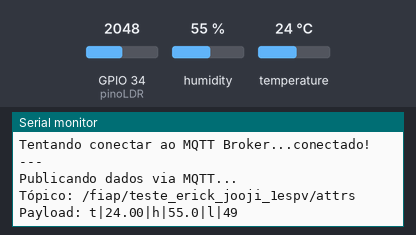
Bench run of a sketch on a simulated ESP32. Parts: the last lines printed to the serial monitor. Inputs (shaded band) come from the test bench; at power-on: humidity 55 %, GPIO 34 (pinoLDR) = 2048, temperature 24 °C. WiFi joins after 1.5 s; servers stay silent unless stated; no MQTT or app messages arrive unless stated.

Above: at 2.7 s.
2.8 s: humidity set to 22 %
At 7.5 s:
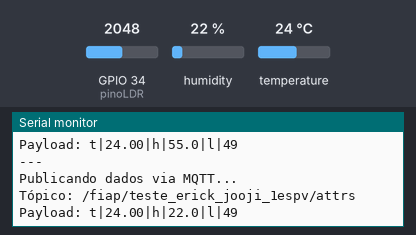
8.8 s: GPIO 34 (pinoLDR) set to 2866
At 12.3 s:
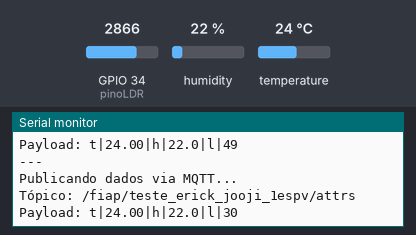
14.8 s: temperature set to 12 °C
At 18.3 s:
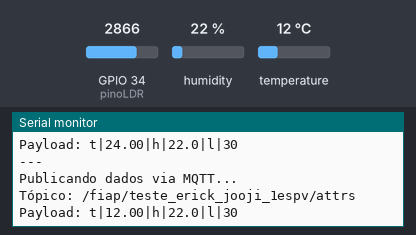
20.8 s: GPIO 34 (pinoLDR) set to 3603
At 23.1 s:
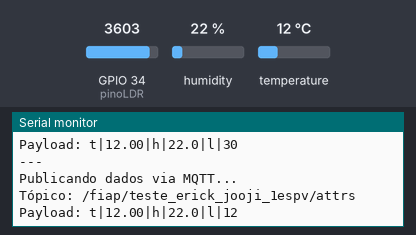
26.8 s: humidity set to 40 %
At 27.9 s:
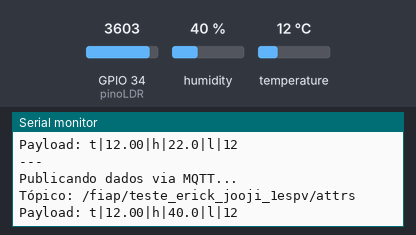
Timing chart, 0 to 29.8 s (numbered marks = the images above; inputs shaded):
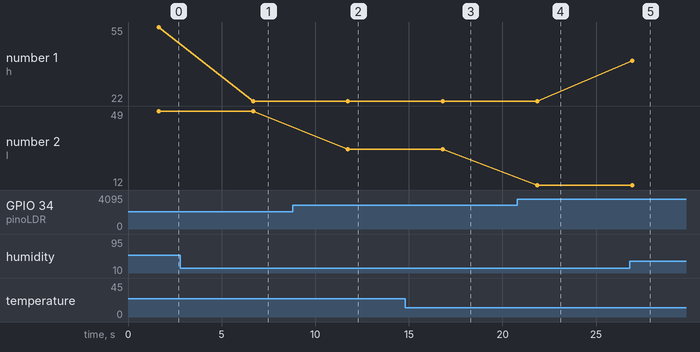

The sketch:

sketch.ino
```cpp
#include <WiFi.h>
#include "DHTesp.h"
#include <PubSubClient.h>

// --- Configurações de Rede ---
const char* ssid = "Wokwi-GUEST";
const char* password = "";

// --- Configurações do MQTT ---
const char* mqtt_server = "20.97.192.88";
const int mqtt_port = 1883;
const char* mqtt_topic = "/fiap/teste_erick_jooji_1espv/attrs"; // "Endpoint" para publicar os dados

// --- Instâncias dos Clientes ---
WiFiClient espClient;
PubSubClient client(espClient);

// --- Pinos dos Sensores ---
int pinoLDR = 34;
int pinoDHT = 15;

DHTesp dhtSensor;

void setup() {
  Serial.begin(9600);

  // Inicializa o sensor DHT
  dhtSensor.setup(pinoDHT, DHTesp::DHT22);

  // Conecta ao Wi-Fi
  setup_wifi();

  // Configura o servidor MQTT
  client.setServer(mqtt_server, mqtt_port);
}

void loop() {
  // Se não estiver conectado ao MQTT, tenta reconectar
  if (!client.connected()) {
    reconnect_mqtt();
  }
  client.loop();

  TempAndHumidity data = dhtSensor.getTempAndHumidity();

  int iluminacao = analogRead(pinoLDR);
  // Transforma/mapeia o valor da iluminação para de 0 a 100
  int iluminacao_porcento = map(iluminacao, 4095, 0, 0, 100);

  // Checa se a leitura dos sensores foi bem-sucedida
  if (dhtSensor.getStatus() == DHTesp::ERROR_NONE) {

  // --- Cria a mensagem q vai ser enviada  ---
  String payload = "t|";
  payload += String(data.temperature, 2);
  payload += "|h|";
  payload += String(data.humidity, 1);
  payload += "|l|";
  payload += String(iluminacao_porcento);

    // --- Print no serial para depuração ---
    Serial.println("---");
    Serial.println("Publicando dados via MQTT...");
    Serial.print("Tópico: ");
    Serial.println(mqtt_topic);
    Serial.print("Payload: ");
    Serial.println(payload);

    // --- Publica a mensagem no MQTT ---
    client.publish(mqtt_topic, payload.c_str());

  } else {
    Serial.println("Erro ao ler o sensor DHT.");
  }

  delay(5000);
}


void setup_wifi() {
  delay(10);
  Serial.println();
  Serial.print("Conectando-se a ");
  Serial.println(ssid);

  WiFi.begin(ssid, password);

  while (WiFi.status() != WL_CONNECTED) {
    delay(500);
    Serial.print(".");
  }

  Serial.println("");
  Serial.println("WiFi conectado!");
  Serial.print("Endereço IP: ");
  Serial.println(WiFi.localIP());
}

void reconnect_mqtt() {
  while (!client.connected()) {
    Serial.print("Tentando conectar ao MQTT Broker...");

    if (client.connect("ESP32Client-Agnello")) {

      Serial.println("conectado!");

    } else {

      Serial.print("falhou, rc=");
      Serial.print(client.state());
      Serial.println(" tentando novamente em 5 segundos");
      delay(5000);

    }
  }
}
```

Measured:
- after the input at 2.8 s, the serial monitor: prints a new line after 3.9 s (image 1)
- after the input at 8.8 s, the serial monitor: prints a new line after 2.9 s (image 2)
- after the input at 14.8 s, the serial monitor: prints a new line after 2.0 s (image 3)
- after the input at 20.8 s, the serial monitor: prints a new line after 1.1 s (image 4)
- after the input at 26.8 s, the serial monitor: prints a new line after 0.13 s (image 5)
- plotted number 1: 55 → 22 after the input at 2.8 s, 22 → 40 after the input at 26.8 s
- plotted number 2: 49 → 30 after the input at 8.8 s
